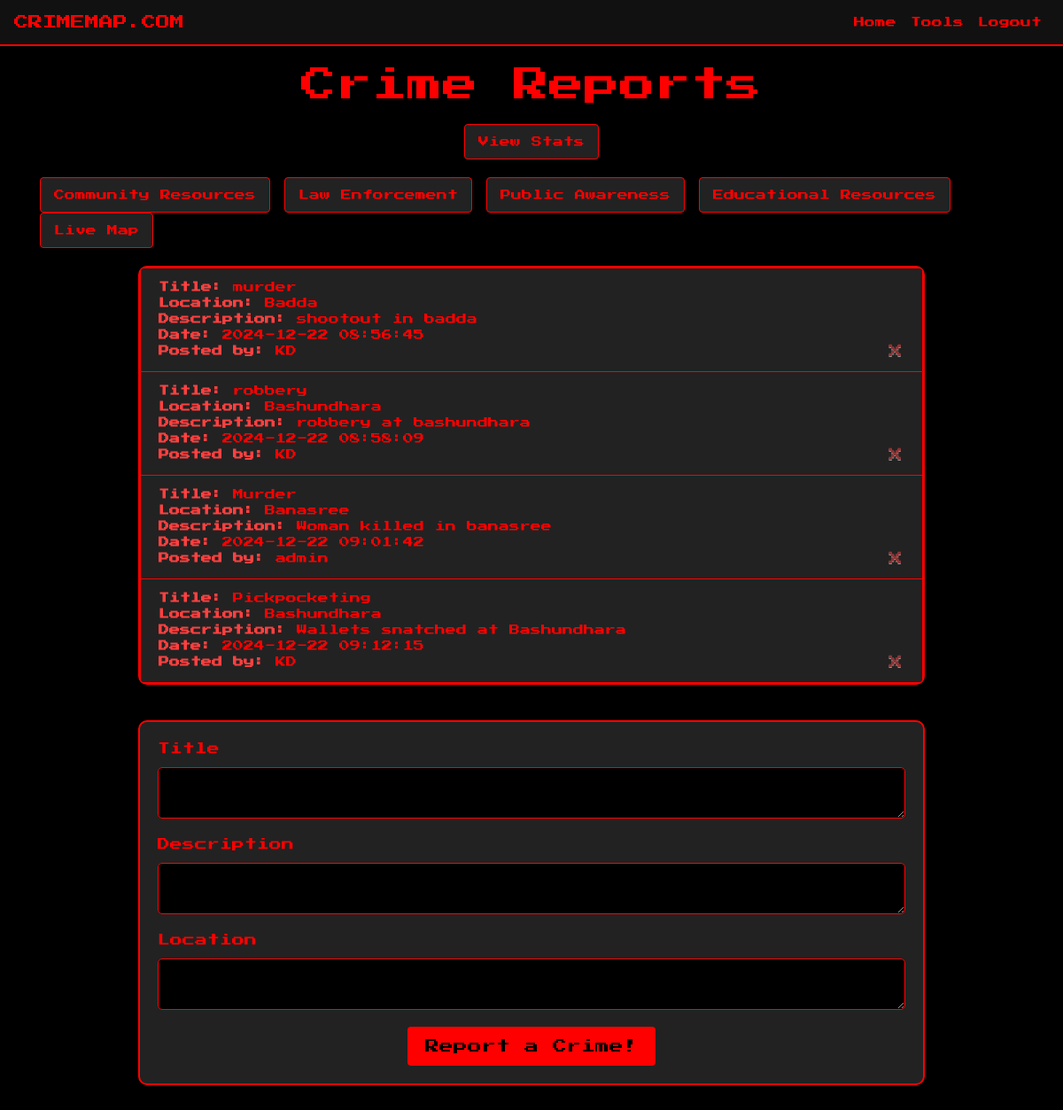
Page / (signed in) on the earlier database version.
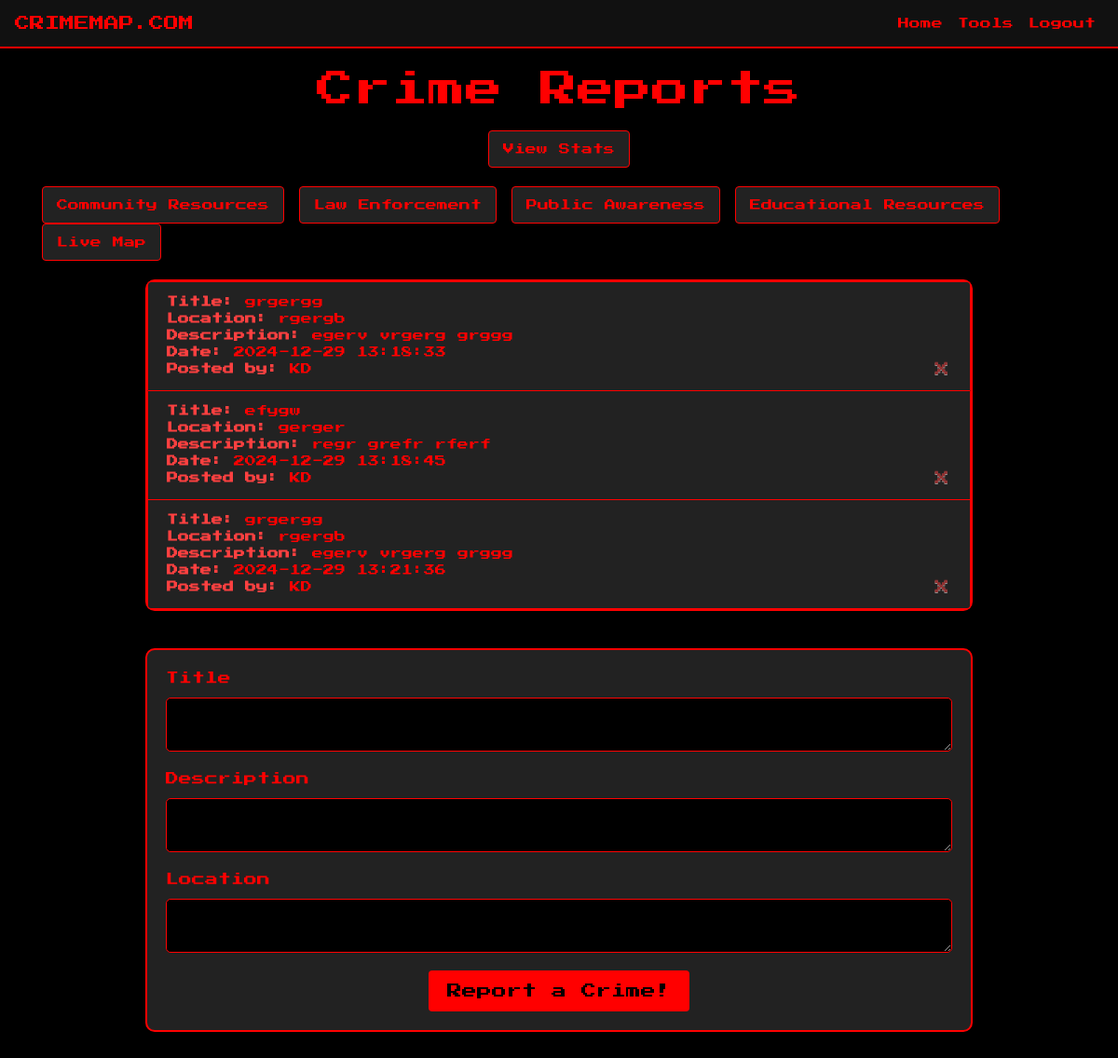
Same page on the later database version.
### website/models.py (models this page shows)
class Crime(db.Model):
    __tablename__ = 'crime'
    __table_args__ = {'extend_existing': True}
    id = db.Column(db.Integer, primary_key=True)
    title = db.Column(db.String(100))
    location = db.Column(db.String(100))
    data = db.Column(db.String(10000))
    date = db.Column(db.DateTime(timezone=True), default=func.now())
    user_id = db.Column(db.Integer, db.ForeignKey('user.id'))

class User(db.Model, UserMixin):
    id = db.Column(db.Integer, primary_key=True)
    email = db.Column(db.String(150), unique=True)
    password = db.Column(db.String(150))
    first_name = db.Column(db.String(150))
    crimes = db.relationship('Crime')

### website/views.py (the view, shortened to what this page needs)
@views.route('/', methods=['GET', 'POST'])
@login_required
def home():
    crimes = Crime.query.all()
    for crime in crimes:
        crime.user = User.query.get(crime.user_id)
    return render_template("home.html", user=current_user, crimes=crimes)

### website/__init__.py (called while the page is built)
def create_app():
    app = Flask(__name__)
    app.config['SECRET_KEY'] = 'hjshjhdjah kjshkjdhjs'
    app.config['SQLALCHEMY_DATABASE_URI'] = f'sqlite:///{DB_NAME}'
    db.init_app(app)
    from .views import views
    from .auth import auth
    app.register_blueprint(views, url_prefix='/')
    app.register_blueprint(auth, url_prefix='/')
    from .models import User, Crime
    with app.app_context():
        db.create_all()
    login_manager = LoginManager()
    login_manager.login_view = 'auth.login'
    login_manager.init_app(app)
    @login_manager.user_loader
    def load_user(id):
        return User.query.get(int(id))
    return app

### website/templates/home.html (shortened to what this page needs)
{% extends "base.html" %}
{% block content %}
<!DOCTYPE html>
<html lang="en">
<head>
</head>
<body>
    <div style="text-align: center;">
        <h1>Crime Reports</h1>
    </div>
    <div style="text-align: center; margin-bottom: 20px;">
        <a href="{{ url_for('views.stats') }}" class="btn btn-info">View Stats</a>
    </div>
    <div class="button-container">
        <a href="{{ url_for('views.community_resources') }}" class="btn btn-info">Community Resources</a>
        <a href="{{ url_for('views.law_enforcement') }}" class="btn btn-info">Law Enforcement</a>
        <a href="{{ url_for('views.public_awareness') }}" class="btn btn-info">Public Awareness</a>
        <a href="{{ url_for('views.educational_resources') }}" class="btn btn-info">Educational Resources</a>
        <a href="{{ url_for('views.live_map') }}" class="btn btn-info">Live Map</a>
    </div>
    <ul class="list-group">
      {% for crime in crimes %}
        <li class="list-group-item">
          <strong>Title:</strong> {{ crime.title }} <br>
          <strong>Location:</strong> {{ crime.location }} <br>
          <strong>Description:</strong> {{ crime.data }} <br>
          <strong>Date:</strong> {{ crime.date.strftime('%Y-%m-%d %H:%M:%S') }}<br>
          <strong>Posted by:</strong> {{ crime.user.first_name }}
          <button type="button" class="close" onClick= "{{ url_for('views.delete_crime', crime_id=crime.id) }}">
            <span aria-hidden="true">&times;</span>
          </button>
        </li>
      {% endfor %}
    </ul>
    <form method="POST">
      <label for="title">Title</label>
      <textarea name="Title" id="title" required></textarea>
      <label for="data">Description</label>
      <textarea name="Description" id="data" required></textarea>
      <label for="location">Location</label>
      <textarea name="Location" id="location" required></textarea>
      <div style="text-align: center;">
        <button type="submit" class="btn btn-primary">Report a Crime!</button>
      </div>
    </form>
</body>
</html>
{% endblock %}

### website/templates/base.html (shortened to what this page needs)
<!DOCTYPE html>
<html lang="en">
  <head>
    <link
      rel="stylesheet"
      href="https://stackpath.bootstrapcdn.com/bootstrap/4.4.1/css/bootstrap.min.css"
    />
    <link
      rel="stylesheet"
      href="https://stackpath.bootstrapcdn.com/font-awesome/4.7.0/css/font-awesome.min.css"
    />
  </head>
  <body>
    <nav class="navbar navbar-expand-lg">
      <a class="navbar-brand" href="/">CRIMEMAP.COM</a>
      <div class="collapse navbar-collapse" id="navbar">
        <ul class="navbar-nav ml-auto">
          {% if user.is_authenticated %}
          <li class="nav-item">
            <a class="nav-link" id="home" href="/">Home</a>
          </li>
          {% if user.id == 1 %}
          <li class="nav-item">
            <a class="nav-link" id="admin-tools" href="/admin-tools">Tools</a>
          </li>
          {% endif %}
          <li class="nav-item">
            <a class="nav-link" id="logout" href="/logout">Logout</a>
          </li>
          {% endif %}
        </ul>
      </div>
    </nav>
    <div class="container">{% block content %} {% endblock %}</div>
  </body>
</html>

### website/templates/base.html (style rules this page uses)
body { background-color: #000; color: #f00; font-family: 'Press Start 2P', cursive; margin: 0; padding: 0; }
.navbar { font-family: 'Press Start 2P', cursive; background-color: #111; border-bottom: 2px solid #f00; }
.navbar-brand { color: #f00 !important; text-transform: uppercase; font-size: 16px; }
.nav-link { color: #f00 !important; font-size: 12px; }
.container { margin-top: 20px; }
button.close { font-size: 14px; }

### website/templates/home.html (style rules this page uses)
h1 { text-align: center; color: #f00; font-family: 'Press Start 2P', cursive; margin-bottom: 20px; }
.list-group { width: 80%; margin: 20px auto; padding: 0; background-color: #000; border: 2px solid #f00; border-radius: 10px; }
.list-group-item { background-color: #222; color: #f00; border: 1px solid #f00; font-family: 'Press Start 2P', cursive; font-size: 12px; }
.list-group-item strong { color: #ff4040; }
.list-group-item button.close { background: none; border: none; color: #ff4040; float: right; font-size: 20px; cursor: pointer; }
form { width: 80%; margin: 40px auto; padding: 20px; background-color: #222; border: 2px solid #f00; border-radius: 10px; }
form label { color: #f00; font-size: 14px; font-family: 'Press Start 2P', cursive; margin-bottom: 10px; display: block; }
form textarea { width: 100%; background-color: #000; color: #f00; border: 1px solid #f00; border-radius: 5px; padding: 10px; font-family: 'Press Start 2P', cursive; font-size: 12px; margin-bottom: 15px; }
form button { background-color: #f00; color: #000; border: none; border-radius: 5px; padding: 10px 20px; font-family: 'Press Start 2P', cursive; font-size: 14px; cursor: pointer; }
.btn-info { background-color: #222; color: #f00; border: 1px solid #f00; padding: 10px 15px; font-family: 'Press Start 2P', cursive; font-size: 12px; text-decoration: none; }
.btn-primary { background-color: #f00; color: #000; border: none; font-family: 'Press Start 2P', cursive; padding: 10px 20px; }

Differences in the rows shown:
removed Crime: title "Pickpocketing", location "Bashundhara", data "Wallets snatched at Bashundhara", date "2024-12-22 09:12:15", user.first_name "KD"
changed Crime (number 1 of 3 on the later page): title "murder" → "grgergg"; location "Badda" → "rgergb"; data "shootout in badda" → "egerv vrgerg grggg"; date "2024-12-22 08:56:45" → "2024-12-29 13:18:33"
changed Crime: title "robbery" → "efygw"; location "Bashundhara" → "gerger"; data "robbery at bashundhara" → "regr grefr rferf"; date "2024-12-22 08:58:09" → "2024-12-29 13:18:45"
changed Crime (number 3 of 3 on the later page): title "Murder" → "grgergg"; location "Banasree" → "rgergb"; data "Woman killed in banasree" → "egerv vrgerg grggg"; date "2024-12-22 09:01:42" → "2024-12-29 13:21:36"; user.first_name "admin" → "KD"
